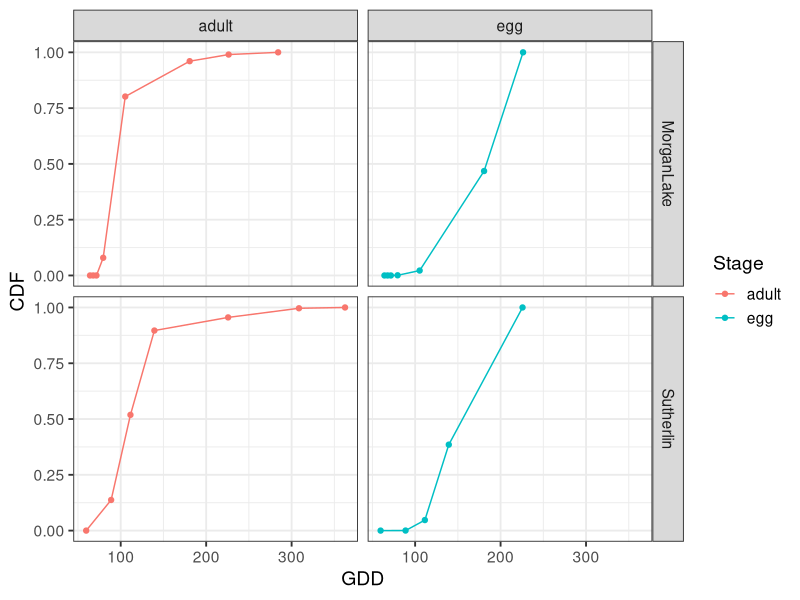
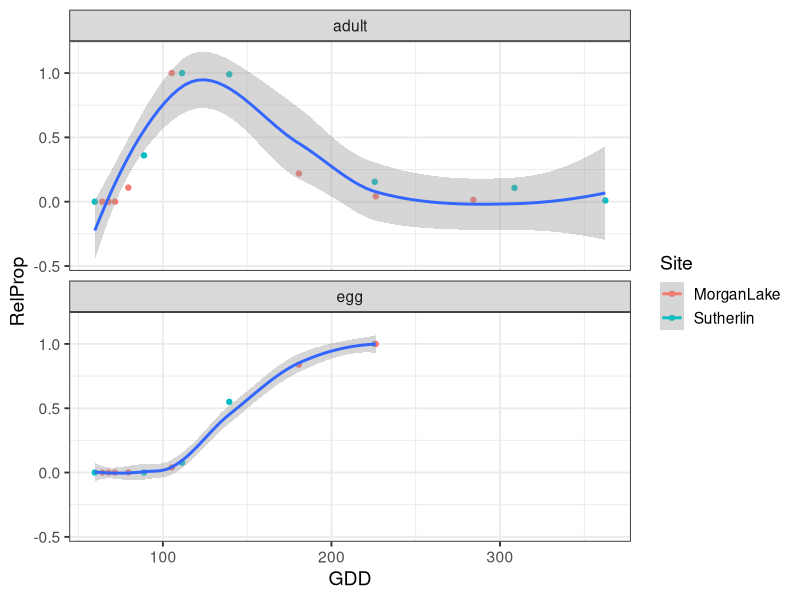

Recreate these plots in R, in order. (Note: this script raises an error after producing the figures.)
## ---- chunk 1
knitr::opts_chunk$set(echo = TRUE)
library(lubridate)
library(ggplot2)
library(dplyr)
library(mgcv)
library(grid)
library(fitdistrplus)

theme_set(theme_bw(base_size = 14)) 
## ---- chunk 2
dat <- read.csv("GCA_pheno_2013.csv", header = TRUE)
dat$Date <- mdy(dat$Date)
dat <- dat %>% 
  group_by(Site, Stage) %>% 
  mutate(RelProp = MeanCount / max(MeanCount, na.rm = TRUE),
         CDF = cumsum(MeanCount) / sum(MeanCount, na.rm = TRUE),
         Count = ifelse(Stage == "adult",   ### this only works for Fritzi's data
                        round(MeanCount * 15), round(MeanCount * 150)))
## ---- chunk 3

plt <- ggplot(dat, aes(x = GDD, y = CDF, group = Stage, color = Stage)) + 
  geom_point() +
  geom_line() +
  facet_grid(Site~Stage) #+
  # theme_bw() #+ 
  # ggtitle("Cumulative distribution function of observations")
plt
## ---- chunk 4

plt <- ggplot(dat, aes(x = GDD, y = RelProp, group = Stage, color = Site)) + 
  geom_point() +
  geom_smooth() +
  facet_wrap(~Stage, ncol = 1) #+
  # theme_bw() #+
  # ggtitle("Smoothed raw data with loess")
plt
## ---- chunk 5
stagedat <- dat %>% filter(Stage == "adult")

mod <- gam(Count ~ s(GDD, k = 10) + s(Site, bs = "re"), method = "REML",
           family = poisson, data = stagedat)

xrange <- range(stagedat$GDD)
xseq <- seq(from=xrange[1], to=xrange[2], length=1000)
preddat <- data.frame(GDD = xseq, Site = "Sutherlin")
preddat$y <- predict(mod, newdata = preddat, exclude = "s(Site)", type = "response")
preddat$RelProp <- preddat$y / max(preddat$y, na.rm = TRUE)
adultpred <- preddat #for later chunk

plt_adult <- ggplot(stagedat, aes(x = GDD, y = RelProp, color = Site)) + 
  geom_point() +
  geom_path(data = preddat) +
  ggtitle("Overwintering adults")
  # facet_wrap(~Stage, ncol = 1) +
  # theme_bw()
plt_adult

## ---- chunk 6
stagedat <- dat %>% filter(Stage == "egg")

mod <- gam(Count ~ s(GDD, k = 10) + s(Site, bs = "re"), method = "REML",
           family = poisson, data = stagedat)

xrange <- range(stagedat$GDD)
xseq <- seq(from=xrange[1], to=xrange[2], length=1000)
preddat <- data.frame(GDD = xseq, Site = "Sutherlin")
preddat$y <- predict(mod, newdata = preddat, exclude = "s(Site)", type = "response")
preddat$RelProp <- preddat$y / max(preddat$y, na.rm = TRUE)

plt <- ggplot(stagedat, aes(x = GDD, y = RelProp, color = Site)) + 
  geom_point() +
  geom_path(data = preddat) +
  ggtitle("F1 Eggs")
  # facet_wrap(~Stage, ncol = 1) +
  # theme_bw()
plt
## ---- chunk 7
stagedat <- dat %>% filter(Stage == "egg")

mod <- gam(Count ~ s(GDD, k = 5) + s(Site, bs = "re"), method = "REML",
           family = poisson, data = stagedat)

xrange <- range(stagedat$GDD)
xseq <- seq(from=xrange[1], to=xrange[2], length=1000)
preddat <- data.frame(GDD = xseq, Site = "Sutherlin")
preddat$y <- predict(mod, newdata = preddat, exclude = "s(Site)", type = "response")
preddat$RelProp <- preddat$y / max(preddat$y, na.rm = TRUE)
eggpred <- preddat # for later analysis

plt_egg <- ggplot(stagedat, aes(x = GDD, y = RelProp, color = Site)) + 
  geom_point() +
  geom_path(data = preddat) +   
  ggtitle("F1 Eggs")
  # facet_wrap(~Stage, ncol = 1) +
  # theme_bw()
plt_egg
## ---- chunk 8
# distribution needs x and cdf
gamdist <- adultpred %>% 
  mutate(CDF = cumsum(y) / sum(y, na.rm = TRUE),
         x = GDD)

SubstageDistrib <- function(dist, numstage, perc){
  # this is an approximation from GAM predictions, could make more precise
  # with more predicted values or interpolation, but doesn't seem necessary
  ReturnClosestValue <- function(dist, xval){
    out <- dist$CDF[which(dist$x > xval)[1]]
  }
  
  low <- (1 - perc)/2
  high <- 1 - (1 - perc) / 2
  low <- dist$x[which(dist$CDF > low)[1]]
  high <- dist$x[which(dist$CDF > high)[1]]
  
  bounds <- seq(low, high, length.out = numstage + 1)
  means <- (bounds[1:numstage] + bounds[2:(numstage + 1)]) / 2
  weights <- diff(sapply(X = bounds, FUN = ReturnClosestValue, dist = dist), lag = 1)
  return(data.frame(means, weights))
}

## ---- chunk 9
newdat <- expand.grid(NumStage = c(5, 7, 9),
                      PercIncl = c(.9, .95, .99))
test <- newdat %>% 
  group_by(NumStage, PercIncl) %>% 
  do(SubstageDistrib(dist = gamdist, numstage = .$NumStage, perc = .$PercIncl)) %>% 
  mutate(GDD = means, 
         RelProp = weights / max(weights),
         BarWidth = diff(means[1:2]))

plt <- ggplot(data = test, aes(x = GDD, y = RelProp)) +
  geom_col(aes(width = BarWidth), color = "black", alpha = 0) +
  geom_path(data = adultpred, color = "red", alpha = .5, size = 1.5) +
  facet_grid(NumStage ~ PercIncl) +
  ggtitle("Overwintering adults")
plt
## ---- chunk 10

# Multiple plot function
#
# ggplot objects can be passed in ..., or to plotlist (as a list of ggplot objects)
# - cols:   Number of columns in layout
# - layout: A matrix specifying the layout. If present, 'cols' is ignored.
#
# If the layout is something like matrix(c(1,2,3,3), nrow=2, byrow=TRUE),
# then plot 1 will go in the upper left, 2 will go in the upper right, and
# 3 will go all the way across the bottom.
#
multiplot <- function(..., plotlist=NULL, file, cols=1, layout=NULL) {
  library(grid)
  
  # Make a list from the ... arguments and plotlist
  plots <- c(list(...), plotlist)
  
  numPlots = length(plots)
  
  # If layout is NULL, then use 'cols' to determine layout
  if (is.null(layout)) {
    # Make the panel
    # ncol: Number of columns of plots
    # nrow: Number of rows needed, calculated from # of cols
    layout <- matrix(seq(1, cols * ceiling(numPlots/cols)),
                     ncol = cols, nrow = ceiling(numPlots/cols))
  }
  
  if (numPlots==1) {
    print(plots[[1]])
    
  } else {
    # Set up the page
    grid.newpage()
    pushViewport(viewport(layout = grid.layout(nrow(layout), ncol(layout))))
    
    # Make each plot, in the correct location
    for (i in 1:numPlots) {
      # Get the i,j matrix positions of the regions that contain this subplot
      matchidx <- as.data.frame(which(layout == i, arr.ind = TRUE))
      
      print(plots[[i]], vp = viewport(layout.pos.row = matchidx$row,
                                      layout.pos.col = matchidx$col))
    }
  }
}
## ---- chunk 11
plt_ad <- plt_adult +
  geom_point(aes(x = 256.2, y = 1, color = "Coeburn"), shape = 17, size = 3) +
  geom_point(aes(x = 108, y = 0, color = "Coeburn"), shape = 17, size = 3) +
  geom_point(aes(x = 404.4, y = 0, color = "Coeburn"), shape = 17, size = 3) +
  scale_x_continuous(limit = c(0, 600)) +
  # theme(legend.position = "none") +
  ggtitle("Overwintering adults")

plt_eg <- plt_egg +
  geom_point(aes(x = 256.2, y = 1, color = "Coeburn"), shape = 17, size = 3) +
  geom_point(aes(x = 108, y = 0, color = "Coeburn"), shape = 17, size = 3) +  
  geom_point(aes(x = 404.4, y = 0, color = "Coeburn"), shape = 17, size = 3) +
  scale_x_continuous(limit = c(0, 600)) +
  # theme(legend.position = "none") +
  ggtitle("F1 Eggs")

multiplot(plt_ad, plt_eg, cols = 1)
## ---- chunk 12
stagedat <- dat %>% filter(Stage == "egg")

mod <- gam(Count ~ s(GDD, k = 5) + s(Site, bs = "re"), method = "REML",
           family = poisson, data = stagedat)

xrange <- range(stagedat$GDD)
xseq <- seq(from=xrange[1], to=xrange[2], length=1000)
preddat <- data.frame(GDD = xseq, Site = "Sutherlin")
preddat$y <- predict(mod, newdata = preddat, exclude = "s(Site)", type = "response")
preddat$RelProp <- preddat$y / max(preddat$y, na.rm = TRUE)
eggpred <- preddat # for later analysis

ovi_rate <- diff(eggpred$y, lag = 1)
# cut off distribution when oviposition rate hits 0
ovi_rate <- ovi_rate[1:(which(ovi_rate < 0)[1] - 1)]
eggpred_cut <- eggpred[1:length(ovi_rate), ]
eggpred_cut$ovi_rate <- ovi_rate
plot(eggpred_cut$GDD, ovi_rate)



gamdist <- eggpred_cut %>% 
  mutate(CDF = cumsum(ovi_rate) / sum(ovi_rate, na.rm = TRUE),
         x = GDD)

test <- SubstageDistrib(dist = gamdist, numstage = 7, perc = .99)
## ---- chunk 13
# # need to take curve above and draw out discrete observations
# draws <- rpois(n = nrow(eggpred_cut), lambda = eggpred_cut$y)
# gdd_obs <- rep(eggpred_cut$GDD, times = draws)
# gdd_obs <- (gdd_obs - min(gdd_obs)) / (max(gdd_obs) - min(gdd_obs))
# hist(gdd_obs)
# ovi_rate <- diff(gdd_obs, lag = 1)

# from gam predictions more directly
gdd_obs <- rep(eggpred_cut$GDD, times = eggpred_cut$ovi_rate)
zgdd_obs <- (gdd_obs - min(gdd_obs)) / (max(gdd_obs) - min(gdd_obs))


descdist(zgdd_obs, discrete = FALSE)
fit.beta <- fitdist(zgdd_obs, "beta", method = "mme")

## ---- chunk 14
eggdist <- dbeta(x = seq(0,1, length.out = length(gdd_obs)), 
                 shape1 = fit.beta$estimate[1], shape2 = fit.beta$estimate[2])
eggdist <- (eggdist / max(eggdist))
egg.df <- data.frame(GDD = seq(min(eggpred_cut$GDD), 
                               max(eggpred_cut$GDD), 
                               length.out = length(gdd_obs)), 
                     RelProp = eggdist, Site = "Beta")

plt_ad <- plt_adult +
  geom_point(aes(x = 256.2, y = 1, color = "Coeburn"), shape = 17, size = 3) +
  geom_point(aes(x = 108, y = 0, color = "Coeburn"), shape = 17, size = 3) +
  geom_point(aes(x = 404.4, y = 0, color = "Coeburn"), shape = 17, size = 3) +
  scale_x_continuous(limit = c(0, 600)) +
  geom_path(data = egg.df, aes(x = GDD, y = RelProp)) +
  # theme(legend.position = "none") +
  ggtitle("Overwintering adults")

plt_eg <- plt_egg +
  geom_point(aes(x = 256.2, y = 1, color = "Coeburn"), shape = 17, size = 3) +
  geom_point(aes(x = 108, y = 0, color = "Coeburn"), shape = 17, size = 3) +  
  geom_point(aes(x = 404.4, y = 0, color = "Coeburn"), shape = 17, size = 3) +
  scale_x_continuous(limit = c(0, 600)) +
  geom_path(data = egg.df, aes(x = GDD, y = RelProp)) +
  # theme(legend.position = "none") +
  ggtitle("F1 Eggs")

multiplot(plt_ad, plt_eg, cols = 1)
